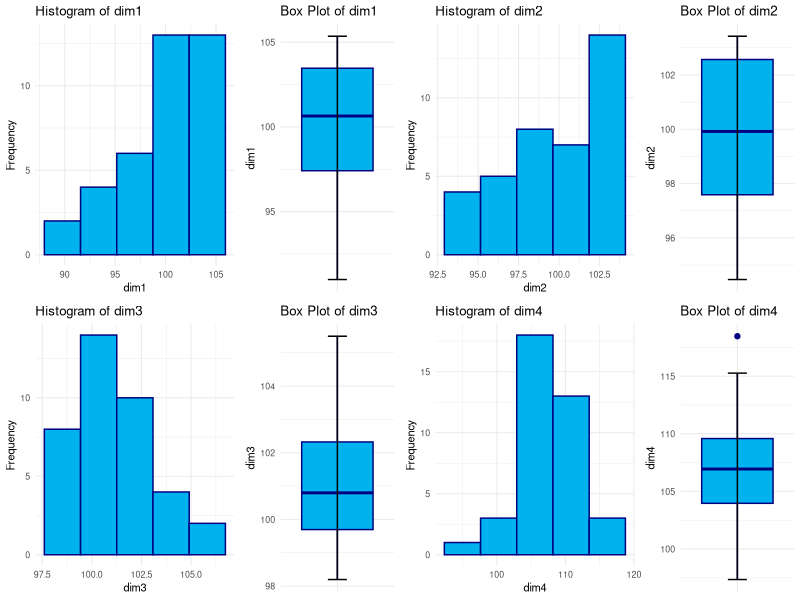
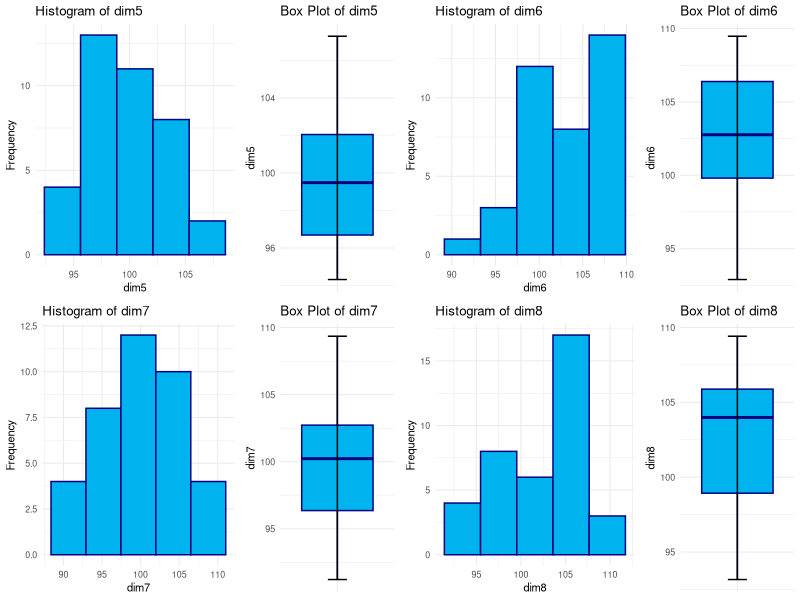
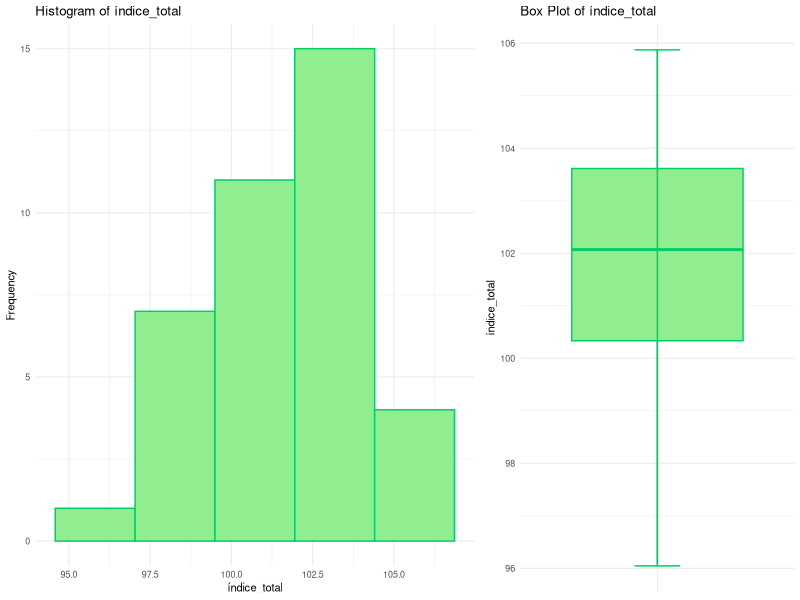
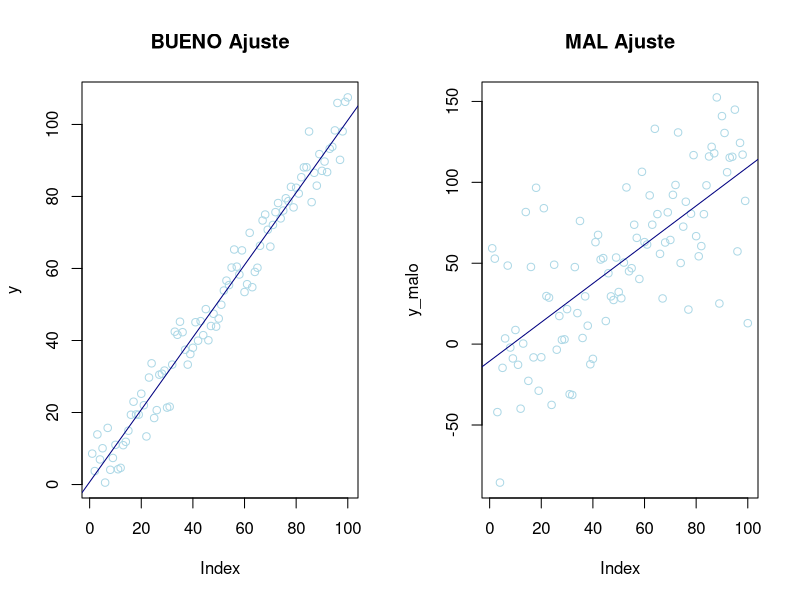
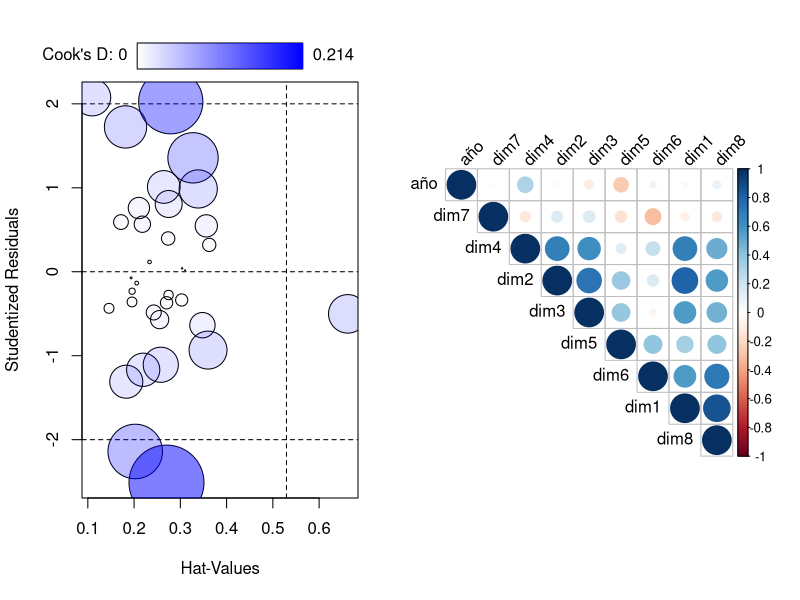

Source code (R) for these figures, in order:
## ---- chunk 1
#| label: setup
#| include: false
knitr::opts_chunk$set(echo = TRUE, fig.align = "center", warning = FALSE, message = FALSE)


# fig.align= 'center para que nos centre todas figuras que se muestran
# warning = FALSE para que no muestre mensajes de warning
# message = FALSE para que no muestre mensajes automáticos cuando carga paquetes y demás en el output
## ---- chunk 2
#| label: librerias
library(readxl) # Para leer los excels
library(kableExtra) # Para dar formato a las tablas html
library(knitr) # Formato tablas en html
library(gridExtra) # Para el layout de los gráficos
library(car) # Para el bonfferroni test
library(corrplot) # Para el gráfico de correlaciones
library(ggplot2)
library(lmtest) # Test Homocedasticidad
## ---- chunk 3
#| label: cargar_datos
IMCV <- read_excel("../../../files/IMCV_reg.xlsx", sheet = "Datos")
## ---- chunk 4
#| label: comprobar_faltantes
c(
  anyNA(IMCV), # Any missing data
  any(IMCV == 0)
) # Any value equal to 0
## ---- chunk 5
#| echo: false
summary_stats <- function(data) {
  # Filtra solo las columnas numéricas del dataframe
  num_data <- data[, sapply(data, is.numeric)]

  # Calcula las estadísticas descriptivas para cada columna
  stats <- sapply(num_data, function(col) {
    c(
      Min = format(round(min(col, na.rm = TRUE), 2), nsmall = 2),
      Q1 = format(round(quantile(col, 0.25, na.rm = TRUE), 2), nsmall = 2),
      Mean = format(round(mean(col, na.rm = TRUE), 2), nsmall = 2),
      Median = format(round(median(col, na.rm = TRUE), 2), nsmall = 2),
      Q3 = format(round(quantile(col, 0.75, na.rm = TRUE), 2), nsmall = 2),
      Max = format(round(max(col, na.rm = TRUE), 2), nsmall = 2)
    )
  })

  # Transpone el resultado y conviértelo en un dataframe
  result <- as.data.frame(t(stats))

  # Agrega una columna con los nombres de las variables
  result <- cbind(variable = rownames(result), result)

  # Establece los nombres de las columnas
  colnames(result) <- c("variable", "Min", "Q1", "Mean", "Median", "Q3", "Max")

  return(result)
}


# Ejemplo de uso con un data frame 'df'
# Reemplaza 'df' con el nombre de tu data frame
result_df <- summary_stats(IMCV)

# Convierte la salida a una tabla utilizando kable
kable(result_df, format = "pipe", caption = "Table showing the measures of interest.")
## ---- chunk 6
#| echo: false
#| fig-align: center
#| fig-cap: Plots de todas las dimensiones.
# Assuming IMV is your data frame and d is the variable of interest

# Histogram dim1
histogram <- ggplot(IMCV, aes(x = dim1)) +
  geom_histogram(fill = "deepskyblue2", color = "navy", bins = 5) +
  labs(title = "Histogram of dim1", x = "dim1", y = "Frequency") +
  theme_minimal(base_size = 8)

# Box Plot dim1
boxplot <- ggplot(IMCV, aes(x = "d", y = dim1)) +
  geom_boxplot(fill = "deepskyblue2", color = "navy") +
  stat_boxplot(geom = "errorbar", width = 0.2) +
  labs(title = "Box Plot of dim1", x = "", y = "dim1") +
  theme_minimal(base_size = 8) +
  theme(
    axis.title.x = element_blank(),
    axis.text.x = element_blank(),
    axis.ticks.x = element_blank()
  )



# Histogram dim2
histogram2 <- ggplot(IMCV, aes(x = dim2)) +
  geom_histogram(fill = "deepskyblue2", color = "navy", bins = 5) +
  labs(title = "Histogram of dim2", x = "dim2", y = "Frequency") +
  theme_minimal(base_size = 8)

# Box Plot dim2
boxplot2 <- ggplot(IMCV, aes(x = "d", y = dim2)) +
  geom_boxplot(fill = "deepskyblue2", color = "navy") +
  stat_boxplot(geom = "errorbar", width = 0.2) +
  labs(title = "Box Plot of dim2", x = "", y = "dim2") +
  theme_minimal(base_size = 8) +
  theme(
    axis.title.x = element_blank(),
    axis.text.x = element_blank(),
    axis.ticks.x = element_blank()
  )



# Histogram dim3
histogram3 <- ggplot(IMCV, aes(x = dim3)) +
  geom_histogram(fill = "deepskyblue2", color = "navy", bins = 5) +
  labs(title = "Histogram of dim3", x = "dim3", y = "Frequency") +
  theme_minimal(base_size = 8)

# Box Plot dim3
boxplot3 <- ggplot(IMCV, aes(x = "d", y = dim3)) +
  geom_boxplot(fill = "deepskyblue2", color = "navy") +
  stat_boxplot(geom = "errorbar", width = 0.2) +
  labs(title = "Box Plot of dim3", x = "", y = "dim3") +
  theme_minimal(base_size = 8) +
  theme(
    axis.title.x = element_blank(),
    axis.text.x = element_blank(),
    axis.ticks.x = element_blank()
  )



# Histogram dim4
histogram4 <- ggplot(IMCV, aes(x = dim4)) +
  geom_histogram(fill = "deepskyblue2", color = "navy", bins = 5) +
  labs(title = "Histogram of dim4", x = "dim4", y = "Frequency") +
  theme_minimal(base_size = 8)

# Box Plot dim4
boxplot4 <- ggplot(IMCV, aes(x = "d", y = dim4)) +
  geom_boxplot(fill = "deepskyblue2", color = "navy") +
  stat_boxplot(geom = "errorbar", width = 0.2) +
  labs(title = "Box Plot of dim4", x = "", y = "dim4") +
  theme_minimal(base_size = 8) +
  theme(
    axis.title.x = element_blank(),
    axis.text.x = element_blank(),
    axis.ticks.x = element_blank()
  )



# Histogram dim5
histogram5 <- ggplot(IMCV, aes(x = dim5)) +
  geom_histogram(fill = "deepskyblue2", color = "navy", bins = 5) +
  labs(title = "Histogram of dim5", x = "dim5", y = "Frequency") +
  theme_minimal(base_size = 8)

# Box Plot dim5
boxplot5 <- ggplot(IMCV, aes(x = "d", y = dim5)) +
  geom_boxplot(fill = "deepskyblue2", color = "navy") +
  stat_boxplot(geom = "errorbar", width = 0.2) +
  labs(title = "Box Plot of dim5", x = "", y = "dim5") +
  theme_minimal(base_size = 8) +
  theme(
    axis.title.x = element_blank(),
    axis.text.x = element_blank(),
    axis.ticks.x = element_blank()
  )



# Histogram dim6
histogram6 <- ggplot(IMCV, aes(x = dim6)) +
  geom_histogram(fill = "deepskyblue2", color = "navy", bins = 5) +
  labs(title = "Histogram of dim6", x = "dim6", y = "Frequency") +
  theme_minimal(base_size = 8)

# Box Plot dim6
boxplot6 <- ggplot(IMCV, aes(x = "d", y = dim6)) +
  geom_boxplot(fill = "deepskyblue2", color = "navy") +
  stat_boxplot(geom = "errorbar", width = 0.2) +
  labs(title = "Box Plot of dim6", x = "", y = "dim6") +
  theme_minimal(base_size = 8) +
  theme(
    axis.title.x = element_blank(),
    axis.text.x = element_blank(),
    axis.ticks.x = element_blank()
  )



# Histogram dim7
histogram7 <- ggplot(IMCV, aes(x = dim7)) +
  geom_histogram(fill = "deepskyblue2", color = "navy", bins = 5) +
  labs(title = "Histogram of dim7", x = "dim7", y = "Frequency") +
  theme_minimal(base_size = 8)

# Box Plot dim7
boxplot7 <- ggplot(IMCV, aes(x = "d", y = dim7)) +
  geom_boxplot(fill = "deepskyblue2", color = "navy") +
  stat_boxplot(geom = "errorbar", width = 0.2) +
  labs(title = "Box Plot of dim7", x = "", y = "dim7") +
  theme_minimal(base_size = 8) +
  theme(
    axis.title.x = element_blank(),
    axis.text.x = element_blank(),
    axis.ticks.x = element_blank()
  )


# Histogram dim8
histogram8 <- ggplot(IMCV, aes(x = dim8)) +
  geom_histogram(fill = "deepskyblue2", color = "navy", bins = 5) +
  labs(title = "Histogram of dim8", x = "dim8", y = "Frequency") +
  theme_minimal(base_size = 8)

# Box Plot dim8
boxplot8 <- ggplot(IMCV, aes(x = "d", y = dim8)) +
  geom_boxplot(fill = "deepskyblue2", color = "navy") +
  stat_boxplot(geom = "errorbar", width = 0.2) +
  labs(title = "Box Plot of dim8", x = "", y = "dim8") +
  theme_minimal(base_size = 8) +
  theme(
    axis.title.x = element_blank(),
    axis.text.x = element_blank(),
    axis.ticks.x = element_blank()
  )


# Histogram indice_total
histogramtot <- ggplot(IMCV, aes(x = indice_total)) +
  geom_histogram(fill = "lightgreen", color = "springgreen3", bins = 5) +
  labs(title = "Histogram of índice_total", x = "índice_total", y = "Frequency") +
  theme_minimal(base_size = 8)

# Box Plot indice_total
boxplottot <- ggplot(IMCV, aes(x = "d", y = indice_total)) +
  geom_boxplot(fill = "lightgreen", color = "springgreen3") +
  stat_boxplot(geom = "errorbar", width = 0.2, color = "springgreen3") +
  labs(title = "Box Plot of índice_total", x = "", y = "índice_total") +
  theme_minimal(base_size = 8) +
  theme(
    axis.title.x = element_blank(),
    axis.text.x = element_blank(),
    axis.ticks.x = element_blank()
  )



# Arrange plots vertically
grid.arrange(histogram, boxplot, histogram2, boxplot2, histogram3, boxplot3, histogram4, boxplot4, nrow = 2, ncol = 4, widths = c(0.3, 0.2, 0.3, 0.2))

grid.arrange(histogram5, boxplot5, histogram6, boxplot6, histogram7, boxplot7, histogram8, boxplot8, nrow = 2, ncol = 4, widths = c(0.3, 0.2, 0.3, 0.2))
## ---- chunk 7
#| echo: false
#| out-width: 50%
#| fig-align: center
#| fig-cap: 'Plots para la dimensión total. '
grid.arrange(histogramtot, boxplottot, widths = c(0.3, 0.2), nrow = 1)
## ---- chunk 8
par(mfrow = c(1, 2)) # Dos gráficos misma fila

# Poca variabilidad
x <- seq(1, 100, 1)
y <- rnorm(100, x, 5)
p1 <- plot(y, col = "lightblue", main = "BUENO Ajuste") + abline(lm(y ~ x), col = "navy")

# Mucha variabilidad
x_malo <- seq(1, 100, 1)
y_malo <- rnorm(100, x, 35)
p2 <- plot(y_malo, col = "lightblue", main = "MAL Ajuste") + abline(lm(y_malo ~ x_malo), col = "navy")
## ---- chunk 9
#| label: modelo1
#| class-source: fold-show
IMCV_test <- IMCV[35:38, ] # Guardamos parte de los datos para evaluar después
IMCV <- IMCV[1:34, ]


# Modelo inicial
lm1 <- lm(indice_total ~ dim1 + dim2 + dim3 + dim4 + dim5 + dim6 + dim7 + dim8, IMCV)

summary(lm1)
## ---- chunk 10
#| class-source: fold-show
outlierTest(lm1)
## ---- chunk 11
#| class-source: fold-show
bptest(indice_total ~ dim1 + dim2 + dim3 + dim4 + dim5 + dim6 + dim7 + dim8, data = IMCV, varformula = ~ fitted.values(lm1), studentize = FALSE)
## ---- chunk 12
#| class-source: fold-show
shapiro.test(lm1$residuals)
## ---- chunk 13
resettest(indice_total ~ dim1 + dim2 + dim3 + dim4 + dim5 + dim6 + dim7 + dim8, data = IMCV, power = 2, type = "regressor")
## ---- chunk 14
#| out-width: 50%
influencePlot(lm1, id = list(method = "noteworth", n = 2))
## ---- chunk 15
mat_cor <- cor(IMCV[, 2:10]) %>% round(digits = 2)
corrplot(mat_cor, type = "upper", order = "hclust", tl.col = "black", tl.srt = 45)
## ---- chunk 16
# Inflación de la varianza
vif(lm1)
## ---- chunk 17
prediccion <- predict(lm1, IMCV_test[, 3:10], interval = "confidence", level = 0.95)
valor_real <- IMCV_test[, 11]

# Calculamos el MAE
MAE <- sum(abs(prediccion[, 1] - valor_real)) / 11
MAE
